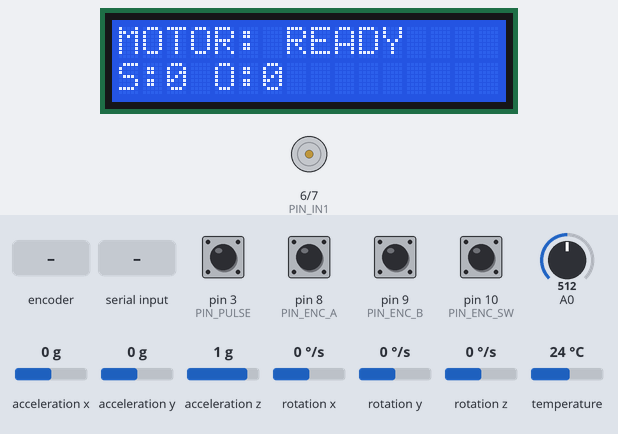
The sketch below on a simulated Arduino Mega 2560, built with avr-gcc and run on an emulated ATmega2560. Shown: 16×2 character LCD, motor-driver pin pairs drawn as motors (green arrow = first pin HIGH = forward, orange = second pin HIGH = backward, longer = more drive). Inputs (shaded band) come from the test bench; at power-on: pin 3 (PIN_PULSE), pin 8 (PIN_ENC_A), pin 9 (PIN_ENC_B), pin 10 (PIN_ENC_SW) HIGH, A0 = 512, acceleration x 0 g, acceleration y 0 g, acceleration z 1 g, rotation x 0 °/s, rotation y 0 °/s, rotation z 0 °/s, temperature 24 °C. Storage starts empty; what the sketch prints to the serial monitor is not drawn.

Above: at 2.3 s.
2.4 s: pin 10 (PIN_ENC_SW) pulled LOW for 0.15 s
At 2.9 s:
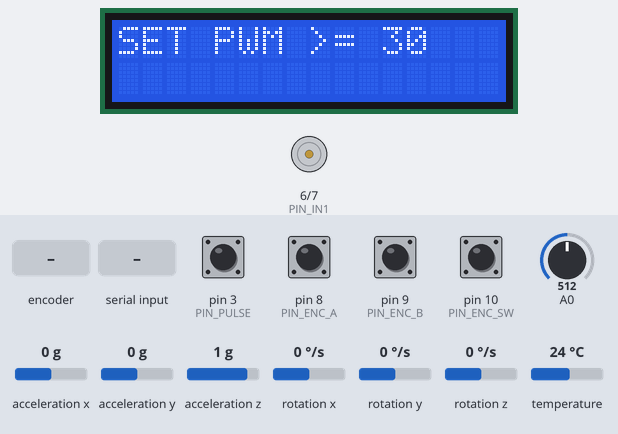
4.7 s: rotary encoder on pin 8 (PIN_ENC_A) / pin 9 (PIN_ENC_B) turned 3 steps (first pin leading)
At 6.4 s:
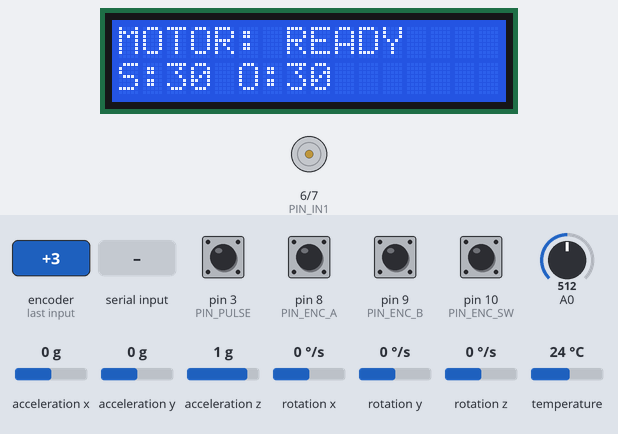
6.8 s: "START\n" received over Serial
At 7.6 s:
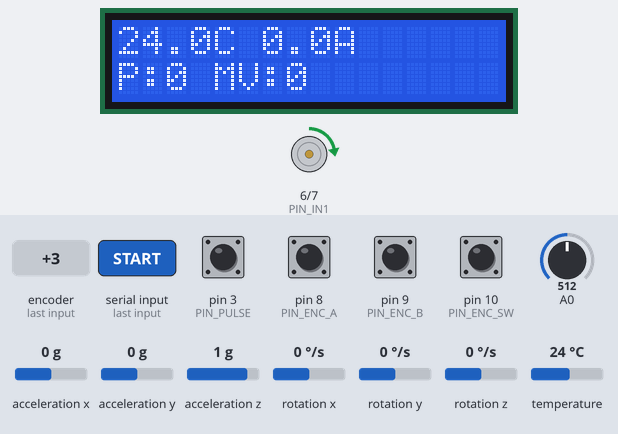
8.6 s: "STOP\n" received over Serial
At 9.1 s:
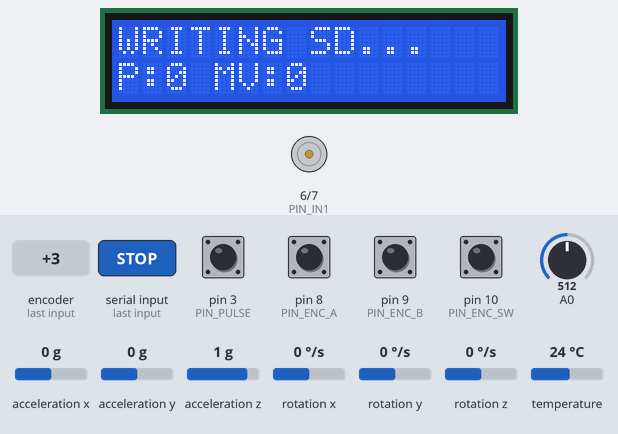
10.7 s: rotary encoder on pin 8 (PIN_ENC_A) / pin 9 (PIN_ENC_B) turned 1 step (first pin leading)
At 11.0 s:
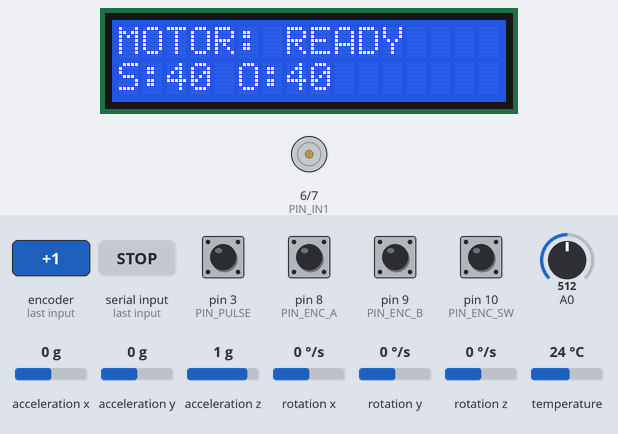
12.4 s: pin 10 (PIN_ENC_SW) pulled LOW for 1 s
At 12.63 s:
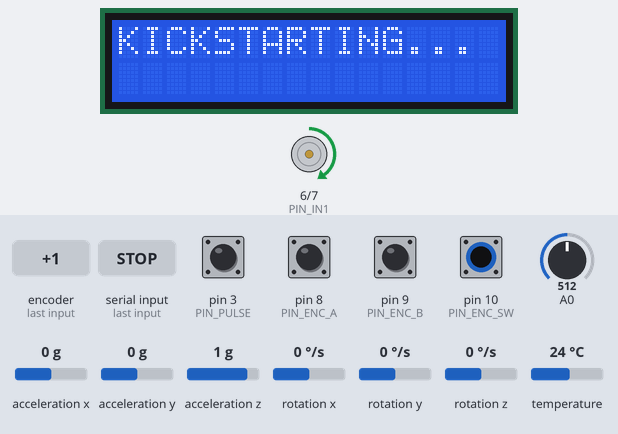
Timing chart, 0 to 15.4 s (numbered marks = the images above; inputs shaded):
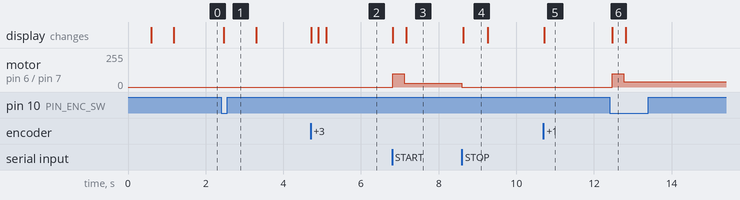

The sketch:

motor_tester_final.ino
```cpp
#include <Wire.h>
#include <LiquidCrystal_I2C.h>
#include <SD.h>
#include <MPU6050.h>
#include <OneWire.h>
#include <DallasTemperature.h>
#include <math.h>

#define PIN_IN1 6         // PWM на драйвер (скорость)
#define PIN_IN2 7         // DIR на драйвер (направление)
#define PIN_ENC_A 8
#define PIN_ENC_B 9
#define PIN_ENC_SW 10
#define PIN_PULSE 3       // счётчик (Interrupt 1 на UNO)
#define PIN_DS18B20 2
#define SD_CS 4

const int PWM_STEP = 10;
const int PWM_MIN_SPIN = 30;          // below this: output=0
const int PWM_KICK = 100;             // short kick to overcome inertia
const unsigned long PWM_KICK_MS = 300;

int pwmOutFromSet(int setPwm) {
  if (setPwm < PWM_MIN_SPIN) return 0;
  return constrain(setPwm, 0, 255);
}

LiquidCrystal_I2C lcd(0x27, 16, 2);
MPU6050 mpu(0x68);
OneWire oneWire(PIN_DS18B20);
DallasTemperature sensors(&oneWire);

volatile long pulseCount = 0;
int motorSpeed = 0;               // 0..255 (0 = stop)
int lastPwmOut = 0;               // last applied output PWM (after deadzone)
bool isRunning = false;
unsigned long lastScanTime = 0;

float lastTemp = 0;
float lastAmps = 0;
float vibrationRms = 0.0f; // RMS вибрация (для сайта) — ближе к NASA IMS RMS

float maxTemp = 0;
float maxAmps = 0;
float maxVib = 0.0f;              // пиковая RMS вибрация (для LCD/логов)
int zeroPoint = 512;              // ACS712 zero calibration

void countPulse() {
  pulseCount++;
}

void saveDataToSD();
void showIdleScreen();
void updateIdlePwmLine();
void handleEncoder();
void scanSensors();
void updateResearchDisplay(float tempC, float amps, long pulses, float mvib);
void updateVibrationRms(bool running);
void printTelemetryJson(float tempC, float amps, float vibration, long pulses, int pwm, bool isRunning);
void updateTempNonBlocking();
bool startMotor();
void stopMotor();
void handleSerialControl();


void setup() {
  pinMode(PIN_IN1, OUTPUT);
  pinMode(PIN_IN2, OUTPUT);
  pinMode(PIN_ENC_A, INPUT_PULLUP);
  pinMode(PIN_ENC_B, INPUT_PULLUP);
  pinMode(PIN_ENC_SW, INPUT_PULLUP);
  pinMode(PIN_PULSE, INPUT_PULLUP);

  attachInterrupt(digitalPinToInterrupt(PIN_PULSE), countPulse, FALLING);

  digitalWrite(PIN_IN2, LOW);
  analogWrite(PIN_IN1, 0);

  Wire.begin();
  Wire.setClock(100000);
  lcd.init();
  lcd.backlight();

  Serial.begin(115200);

  lcd.print(F("ACS CALIBRATE..."));
  long sum = 0;
  for (int i = 0; i < 100; i++) {
    sum += analogRead(A0);
    delay(5);
  }
  zeroPoint = sum / 100;

  lcd.clear();
  lcd.print(F("MPU INIT..."));
  mpu.initialize();
  mpu.setSleepEnabled(false);
  delay(500);

  sensors.begin();
  sensors.setResolution(9);
  sensors.setWaitForConversion(false); // обязательно для неблокирующего режима
  updateTempNonBlocking();             // старт первой конверсии

  if (!SD.begin(SD_CS)) {
    lcd.setCursor(0, 1);
    lcd.print(F("SD CARD ERROR!"));
    delay(1000);
  }

  lcd.clear();
  showIdleScreen();
}


void loop() {
  handleSerialControl();

  static bool lastSwState = HIGH;
  bool swState = digitalRead(PIN_ENC_SW);

  if (swState == LOW && lastSwState == HIGH) {
    delay(50); // антидребезг

    if (isRunning) stopMotor();
    else startMotor();
  }
  lastSwState = swState;

  if (isRunning) {
    handleEncoder();         // можно менять PWM во время работы
    updateTempNonBlocking(); // температура без блокировки
    int pwmOut = pwmOutFromSet(motorSpeed);
    bool motorActive = (pwmOut > 0);
    updateVibrationRms(motorActive); // обновляем vibrationRms/maxVib только когда мотор реально крутится

    if (millis() - lastScanTime >= 500) {
      lastScanTime = millis();
      scanSensors();

      float tempC = lastTemp;
      float amps = lastAmps;
      noInterrupts();
      long pulses = pulseCount;
      interrupts();
      float vibNow = vibrationRms;      // RMS (на сайт)
      float mvib = maxVib;              // peak RMS (на LCD)
      int pwmSet = pwmOut;
      bool running = motorActive;

      printTelemetryJson(tempC, amps, vibNow, pulses, pwmSet, running);
      updateResearchDisplay(tempC, amps, pulses, mvib);
    }
  } else {
    updateVibrationRms(false);
    handleEncoder();
  }
}


void handleSerialControl() {
  static char buf[24];
  static uint8_t idx = 0;

  while (Serial.available() > 0) {
    char c = (char)Serial.read();
    if (c == '\r') continue;
    if (c == '\n') {
      buf[idx] = '\0';
      idx = 0;

      for (uint8_t i = 0; buf[i]; i++) {
        if (buf[i] >= 'a' && buf[i] <= 'z') buf[i] = (char)(buf[i] - 32);
      }

      if (!buf[0]) return;

      if (strcmp(buf, "START") == 0) {
        if (!isRunning) startMotor();
      } else if (strcmp(buf, "STOP") == 0) {
        if (isRunning) stopMotor();
      } else if (strcmp(buf, "PWM_UP") == 0) {
        motorSpeed = constrain(motorSpeed + PWM_STEP, 0, 255);
        if (!isRunning) {
          updateIdlePwmLine();
          printTelemetryJson(lastTemp, 0.0f, 0.0f, 0, motorSpeed, false);
        } else {
          int out = pwmOutFromSet(motorSpeed);
          if (out == 0 && lastPwmOut > 0) {
            stopMotor();
            return;
          }
          bool motorActive = (out > 0);
          if (lastPwmOut == 0 && out > 0) {
            analogWrite(PIN_IN1, max(out, PWM_KICK));
            delay(PWM_KICK_MS);
          }
          digitalWrite(PIN_IN2, LOW);
          analogWrite(PIN_IN1, out);
          lastPwmOut = out;

          noInterrupts();
          long pulses = pulseCount;
          interrupts();
          printTelemetryJson(lastTemp, lastAmps, vibrationRms, pulses, out, motorActive);
        }
      } else if (strcmp(buf, "PWM_DOWN") == 0) {
        motorSpeed = constrain(motorSpeed - PWM_STEP, 0, 255);
        if (!isRunning) {
          updateIdlePwmLine();
          printTelemetryJson(lastTemp, 0.0f, 0.0f, 0, motorSpeed, false);
        } else {
          int out = pwmOutFromSet(motorSpeed);
          if (out == 0 && lastPwmOut > 0) {
            stopMotor();
            return;
          }
          bool motorActive = (out > 0);
          if (lastPwmOut == 0 && out > 0) {
            analogWrite(PIN_IN1, max(out, PWM_KICK));
            delay(PWM_KICK_MS);
          }
          digitalWrite(PIN_IN2, LOW);
          analogWrite(PIN_IN1, out);
          lastPwmOut = out;

          noInterrupts();
          long pulses = pulseCount;
          interrupts();
          printTelemetryJson(lastTemp, lastAmps, vibrationRms, pulses, out, motorActive);
        }
      } else if (strcmp(buf, "TOGGLE") == 0) {
        if (isRunning) stopMotor();
        else startMotor();
      }

      return;
    }

    if (idx < sizeof(buf) - 1) {
      buf[idx++] = c;
    }
  }
}

bool startMotor() {
  int pwmOut = pwmOutFromSet(motorSpeed);

  if (pwmOut <= 0) {
    isRunning = false;
    lcd.clear();
    lcd.print(F("SET PWM >= 30"));
    delay(800);
    lcd.clear();
    showIdleScreen();
    return false;
  }

  isRunning = true;
  lastPwmOut = pwmOut;

  noInterrupts();
  pulseCount = 0;
  interrupts();
  maxVib = 0;
  maxAmps = 0;
  maxTemp = 0;

  lcd.clear();
  lcd.print(F("KICKSTARTING..."));
  int kickSpeed = max(pwmOut, PWM_KICK);
  digitalWrite(PIN_IN2, LOW);
  analogWrite(PIN_IN1, kickSpeed);
  delay(PWM_KICK_MS);

  analogWrite(PIN_IN1, pwmOut);
  lcd.clear();
  return true;
}

void stopMotor() {
  isRunning = false;
  lastPwmOut = 0;

  digitalWrite(PIN_IN2, LOW);
  analogWrite(PIN_IN1, 0);

  noInterrupts();
  long pulsesSnap = pulseCount;
  interrupts();

  (void)pulsesSnap;
  printTelemetryJson(lastTemp, 0.0f, 0.0f, 0, motorSpeed, false);

  saveDataToSD();
  lcd.clear();
  showIdleScreen();
}

void updateVibrationRms(bool running) {
  static float lp = 0.0f;                // low-pass baseline (сырой суммы)
  static unsigned long lastSampleMs = 0; // частота выборки
  static unsigned long windowStartMs = 0;
  static float sumSq = 0.0f;
  static unsigned int n = 0;

  const unsigned long sampleEveryMs = 20;   // ~50 Hz
  const unsigned long windowMs = 1000;      // RMS window

  unsigned long now = millis();
  if (windowStartMs == 0) windowStartMs = now;

  if (now - lastSampleMs < sampleEveryMs) {
  } else {
    lastSampleMs = now;

    int16_t ax, ay, az;
    mpu.getAcceleration(&ax, &ay, &az);

    long raw = (long)abs(ax) + (long)abs(ay) + (long)abs(az); // 32-bit sum
    if (lp == 0.0f) lp = (float)raw;
    lp = lp * 0.98f + (float)raw * 0.02f;

    float dyn = (float)labs(raw - (long)lp) / 100.0f; // dyn scale
    if (running) {
      sumSq += dyn * dyn;
      n++;
    }
  }

  if (now - windowStartMs >= windowMs) {
    if (running && n > 0) {
      vibrationRms = sqrt(sumSq / (float)n);
      if (vibrationRms > maxVib) maxVib = vibrationRms;
    } else {
      vibrationRms = 0.0f;
    }
    sumSq = 0.0f;
    n = 0;
    windowStartMs = now;
  }
}

void scanSensors() {
  long rawSum = 0;
  for (int i = 0; i < 10; i++) rawSum += analogRead(A0);
  lastAmps = abs((rawSum / 10) - zeroPoint) * 0.1;
  if (lastAmps < 0.08) lastAmps = 0; // шум
  if (lastAmps > maxAmps) maxAmps = lastAmps;
}

void updateResearchDisplay(float tempC, float amps, long pulses, float mvib) {
  lcd.setCursor(0, 0);
  lcd.print(tempC, 1); lcd.print(F("C "));
  lcd.print(amps, 1);  lcd.print(F("A   "));

  lcd.setCursor(0, 1);
  lcd.print(F("P:"));  lcd.print(pulses);
  lcd.print(F(" MV:")); lcd.print(mvib, 0);
  lcd.print(F("    "));
}

void showIdleScreen() {
  lcd.setCursor(0, 0);
  lcd.print(F("MOTOR: READY    "));
  updateIdlePwmLine();
}

void updateIdlePwmLine() {
  int out = pwmOutFromSet(motorSpeed);
  lcd.setCursor(0, 1);
  lcd.print(F("S:"));
  lcd.print(motorSpeed);
  lcd.print(F(" O:"));
  lcd.print(out);
  lcd.print(F("      "));
}

void handleEncoder() {
  static int lastA = HIGH;
  int currentA = digitalRead(PIN_ENC_A);

  if (currentA != lastA && currentA == LOW) {
    if (digitalRead(PIN_ENC_B) != currentA) motorSpeed += PWM_STEP;
    else motorSpeed -= PWM_STEP;
    motorSpeed = constrain(motorSpeed, 0, 255);

    if (!isRunning) {
      updateIdlePwmLine();
      lastPwmOut = 0;
      printTelemetryJson(lastTemp, 0.0f, 0.0f, 0, motorSpeed, false);
    }

    if (isRunning) {
      digitalWrite(PIN_IN2, LOW);
      int out = pwmOutFromSet(motorSpeed);
      bool motorActive = (out > 0);
      if (out == 0 && lastPwmOut > 0) {
        stopMotor();
        lastA = currentA;
        return;
      }
      if (lastPwmOut == 0 && out > 0) {
        analogWrite(PIN_IN1, max(out, PWM_KICK));
        delay(PWM_KICK_MS);
      }
      analogWrite(PIN_IN1, out);
      lastPwmOut = out;

      noInterrupts();
      long pulses = pulseCount;
      interrupts();

      printTelemetryJson(lastTemp, lastAmps, vibrationRms, pulses, out, motorActive);
    }
  }

  lastA = currentA;
}

void saveDataToSD() {
  lcd.setCursor(0, 0);
  lcd.print(F("WRITING SD...   "));

  File dataFile = SD.open("motor.txt", FILE_WRITE);
  if (dataFile) {
    dataFile.println(F("--- TEST RESULTS ---"));
    dataFile.print(F("PWM SPEED: ")); dataFile.println(motorSpeed);
    dataFile.print(F("MAX TEMP:  ")); dataFile.println(maxTemp);
    dataFile.print(F("MAX AMPS:  ")); dataFile.println(maxAmps);
    dataFile.print(F("MAX VIB:   ")); dataFile.println(maxVib, 3);
    dataFile.print(F("PULSES:    ")); dataFile.println(pulseCount);
    dataFile.println(F("--------------------"));
    dataFile.println("");
    dataFile.close();
    delay(600);
  } else {
    lcd.setCursor(0, 1);
    lcd.print(F("SAVE ERROR!     "));
    delay(1000);
  }
}

void printTelemetryJson(float tempC, float amps, float vibration, long pulses, int pwm, bool isRunningFlag) {
  Serial.print(F("{\"temp_c\":"));
  Serial.print(tempC, 2);
  Serial.print(F(",\"amps\":"));
  Serial.print(amps, 2);
  Serial.print(F(",\"vibration\":"));
  Serial.print(vibration, 3);
  Serial.print(F(",\"pulses\":"));
  Serial.print(pulses);
  Serial.print(F(",\"pwm\":"));
  Serial.print(pwm);
  Serial.print(F(",\"is_running\":"));
  Serial.print(isRunningFlag ? F("true") : F("false"));
  Serial.println(F("}"));
}

void updateTempNonBlocking() {
  static bool pending = false;
  static unsigned long t0 = 0;

  if (!pending) {
    sensors.requestTemperatures();
    pending = true;
    t0 = millis();
    return;
  }

  if (millis() - t0 >= 110) {
    float t = sensors.getTempCByIndex(0);
    lastTemp = t;
    if (t > maxTemp) maxTemp = t;
    pending = false;
  }
}
```

serial_telemetry_snippet.ino
```cpp
void printTelemetryJson(
  float tempC,
  float amps,
  long vibration,
  long pulses,
  int pwm,
  bool isRunning
) {
  Serial.print(F("{\"temp_c\":"));
  Serial.print(tempC, 2);
  Serial.print(F(",\"amps\":"));
  Serial.print(amps, 2);
  Serial.print(F(",\"vibration\":"));
  Serial.print(vibration);
  Serial.print(F(",\"pulses\":"));
  Serial.print(pulses);
  Serial.print(F(",\"pwm\":"));
  Serial.print(pwm);
  Serial.print(F(",\"is_running\":"));
  Serial.print(isRunning ? F("true") : F("false"));
  Serial.println(F("}"));
}
```

Measured:
- after the input at 2.4 s, the display: changes after 0.06 s (image 1)
- after the input at 4.7 s, the display: first changes at once (image 2 shows a later state)
- after the input at 6.8 s, motor on pin 6 (PIN_IN1) / pin 7 (PIN_IN2): stopped → forward 100/255 at once, → forward 30/255 0.30 s later; the display: first changes at once (image 3 shows a later state)
- after the input at 8.6 s, motor on pin 6 (PIN_IN1) / pin 7 (PIN_IN2): forward 30/255 → stopped at once; the display: changes at once (image 4)
- after the input at 10.7 s, the display: changes at once (image 5)
- after the input at 12.4 s, motor on pin 6 (PIN_IN1) / pin 7 (PIN_IN2): stopped → forward 100/255 after 0.07 s, → forward 40/255 0.30 s later; the display: changes after 0.07 s (image 6)
- what the display in image 4 shows lasts 0.7 s, from 8.6 s to 9.3 s
